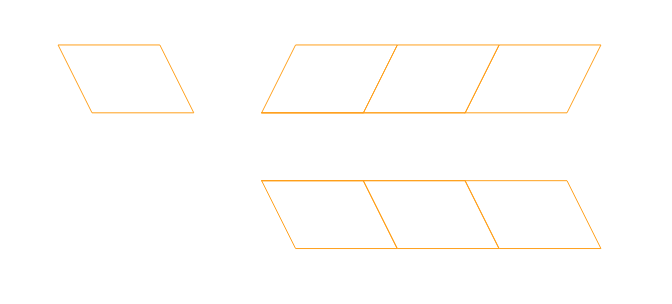

This figure's Python source:
import shapefile            #import modul shapefile
w=shapefile.Writer()        #deklarasi fungsi writer
w.shapeType                 #apply type shape

w.field("kolom1","C")       #membuat kolom dengan type character
w.field("kolom2","C")

w.record("jajargenjang","kuat")     #mengisi record pada kolom yang sudah di buat
w.record("jajargenjang","ashiap")
w.record("jajargenjang","merdeka")
w.record("jajargenjang", "es en i")
w.record("jajargenjang","united")
w.record("jajargenjang","islan")
w.record("jajargenjang", "ocean")

w.poly(parts=[[[1,1],[2,3],[5,3],[4,1],[1,1]]], shapeType=shapefile.POLYLINE)   #membentuk koordniat polygone dengan membentuk 7 buah jajargenjang
w.poly(parts=[[[4,1],[5,3],[8,3],[7,1],[1,1]]], shapeType=shapefile.POLYLINE)
w.poly(parts=[[[7,1],[8,3],[11,3],[10,1],[1,1]]], shapeType=shapefile.POLYLINE)
w.poly(parts=[[[1,-1],[2,-3],[5,-3],[4,-1],[1,-1]]], shapeType=shapefile.POLYLINE)
w.poly(parts=[[[4,-1],[5,-3],[8,-3],[7,-1],[1,-1]]], shapeType=shapefile.POLYLINE)
w.poly(parts=[[[7,-1],[8,-3],[11,-3],[10,-1],[1,-1]]], shapeType=shapefile.POLYLINE)
w.poly(parts=[[[-1,1],[-2,3],[-5,3],[-4,1],[-1,1]]], shapeType=shapefile.POLYLINE)

w.save("soal10")             #untuk menyimpan file menjadi shp file